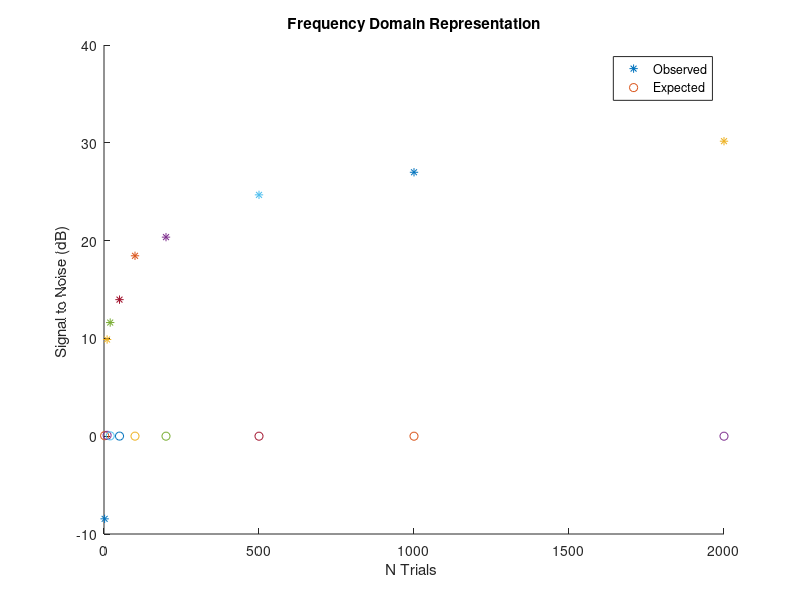

Here is the MATLAB script that generated this plot:

clear

sz=2;
NOISE_TRIALS=randn(sz); % a [sz x sz] matrix filled with noise

SZ=1:sz;                        % Create signal with sinus 
SZ=SZ/(sz/2);                   % Divide the array SZ by sz/2
S=sin(2*pi*SZ);

for i=1:sz;                     % create a noisy signal 
    NOISE_TRIALS(i,:) = NOISE_TRIALS(i,:) + S;
end;

average=sum(NOISE_TRIALS)/sz;   % create the average
odd_average=sum(NOISE_TRIALS(1:2:sz,:))/(sz/2);
even_average=sum(NOISE_TRIALS(2:2:sz,:))/(sz/2);
noise_estimate=(odd_average-even_average)/2;
rms_signal = sqrt(var(average) + mean(average)^2);
rms_noise = sqrt(var(noise_estimate) + mean(noise_estimate)^2);
snr = 20*log10(rms_signal/rms_noise)
expected_var = (var(average) + var(noise_estimate))/sz;

figure;hold;

plot(sz,snr, '*');
plot(sz,expected_var,  'o');

sz=10;
NOISE_TRIALS=randn(sz); % a [sz x sz] matrix filled with noise

SZ=1:sz;                        % Create signal with sinus 
SZ=SZ/(sz/2);                   % Divide the array SZ by sz/2
S=sin(2*pi*SZ);

for i=1:sz;                     % create a noisy signal 
    NOISE_TRIALS(i,:) = NOISE_TRIALS(i,:) + S;
end;

average=sum(NOISE_TRIALS)/sz;   % create the average
odd_average=sum(NOISE_TRIALS(1:2:sz,:))/(sz/2);
even_average=sum(NOISE_TRIALS(2:2:sz,:))/(sz/2);
noise_estimate=(odd_average-even_average)/2;
rms_signal = sqrt(var(average) + mean(average)^2);
rms_noise = sqrt(var(noise_estimate) + mean(noise_estimate)^2);
snr = 20*log10(rms_signal/rms_noise)
expected_var = (var(average) + var(noise_estimate))/sz;

plot(sz,snr, '*');
plot(sz,expected_var,  'o');

sz=20;
NOISE_TRIALS=randn(sz); % a [sz x sz] matrix filled with noise

SZ=1:sz;                        % Create signal with sinus 
SZ=SZ/(sz/2);                   % Divide the array SZ by sz/2
S=sin(2*pi*SZ);

for i=1:sz;                     % create a noisy signal 
    NOISE_TRIALS(i,:) = NOISE_TRIALS(i,:) + S;
end;

average=sum(NOISE_TRIALS)/sz;   % create the average
odd_average=sum(NOISE_TRIALS(1:2:sz,:))/(sz/2);
even_average=sum(NOISE_TRIALS(2:2:sz,:))/(sz/2);
noise_estimate=(odd_average-even_average)/2;
rms_signal = sqrt(var(average) + mean(average)^2);
rms_noise = sqrt(var(noise_estimate) + mean(noise_estimate)^2);
snr = 20*log10(rms_signal/rms_noise)
expected_var = (var(average) + var(noise_estimate))/sz;

plot(sz,snr, '*');
plot(sz,expected_var,  'o');

sz=50;
NOISE_TRIALS=randn(sz); % a [sz x sz] matrix filled with noise

SZ=1:sz;                        % Create signal with sinus 
SZ=SZ/(sz/2);                   % Divide the array SZ by sz/2
S=sin(2*pi*SZ);

for i=1:sz;                     % create a noisy signal 
    NOISE_TRIALS(i,:) = NOISE_TRIALS(i,:) + S;
end;

average=sum(NOISE_TRIALS)/sz;   % create the average
odd_average=sum(NOISE_TRIALS(1:2:sz,:))/(sz/2);
even_average=sum(NOISE_TRIALS(2:2:sz,:))/(sz/2);
noise_estimate=(odd_average-even_average)/2;
rms_signal = sqrt(var(average) + mean(average)^2);
rms_noise = sqrt(var(noise_estimate) + mean(noise_estimate)^2);
snr = 20*log10(rms_signal/rms_noise)
expected_var = (var(average) + var(noise_estimate))/sz;

plot(sz,snr, '*');
plot(sz,expected_var,  'o');

sz=100;
NOISE_TRIALS=randn(sz); % a [sz x sz] matrix filled with noise

SZ=1:sz;                        % Create signal with sinus 
SZ=SZ/(sz/2);                   % Divide the array SZ by sz/2
S=sin(2*pi*SZ);

for i=1:sz;                     % create a noisy signal 
    NOISE_TRIALS(i,:) = NOISE_TRIALS(i,:) + S;
end;

average=sum(NOISE_TRIALS)/sz;   % create the average
odd_average=sum(NOISE_TRIALS(1:2:sz,:))/(sz/2);
even_average=sum(NOISE_TRIALS(2:2:sz,:))/(sz/2);
noise_estimate=(odd_average-even_average)/2;
rms_signal = sqrt(var(average) + mean(average)^2);
rms_noise = sqrt(var(noise_estimate) + mean(noise_estimate)^2);
snr = 20*log10(rms_signal/rms_noise)
expected_var = (var(average) + var(noise_estimate))/sz;

plot(sz,snr, '*');
plot(sz,expected_var,  'o');


sz=200;
NOISE_TRIALS=randn(sz); % a [sz x sz] matrix filled with noise

SZ=1:sz;                        % Create signal with sinus 
SZ=SZ/(sz/2);                   % Divide the array SZ by sz/2
S=sin(2*pi*SZ);

for i=1:sz;                     % create a noisy signal 
    NOISE_TRIALS(i,:) = NOISE_TRIALS(i,:) + S;
end;

average=sum(NOISE_TRIALS)/sz;   % create the average
odd_average=sum(NOISE_TRIALS(1:2:sz,:))/(sz/2);
even_average=sum(NOISE_TRIALS(2:2:sz,:))/(sz/2);
noise_estimate=(odd_average-even_average)/2;
rms_signal = sqrt(var(average) + mean(average)^2);
rms_noise = sqrt(var(noise_estimate) + mean(noise_estimate)^2);
snr = 20*log10(rms_signal/rms_noise)
expected_var = (var(average) + var(noise_estimate))/sz;

plot(sz,snr, '*');
plot(sz,expected_var,  'o');


sz=500;
NOISE_TRIALS=randn(sz); % a [sz x sz] matrix filled with noise

SZ=1:sz;                        % Create signal with sinus 
SZ=SZ/(sz/2);                   % Divide the array SZ by sz/2
S=sin(2*pi*SZ);

for i=1:sz;                     % create a noisy signal 
    NOISE_TRIALS(i,:) = NOISE_TRIALS(i,:) + S;
end;

average=sum(NOISE_TRIALS)/sz;   % create the average
odd_average=sum(NOISE_TRIALS(1:2:sz,:))/(sz/2);
even_average=sum(NOISE_TRIALS(2:2:sz,:))/(sz/2);
noise_estimate=(odd_average-even_average)/2;
rms_signal = sqrt(var(average) + mean(average)^2);
rms_noise = sqrt(var(noise_estimate) + mean(noise_estimate)^2);
snr = 20*log10(rms_signal/rms_noise)
expected_var = (var(average) + var(noise_estimate))/sz;

plot(sz,snr, '*');
plot(sz,expected_var,  'o');

sz=1000;
NOISE_TRIALS=randn(sz); % a [sz x sz] matrix filled with noise

SZ=1:sz;                        % Create signal with sinus 
SZ=SZ/(sz/2);                   % Divide the array SZ by sz/2
S=sin(2*pi*SZ);

for i=1:sz;                     % create a noisy signal 
    NOISE_TRIALS(i,:) = NOISE_TRIALS(i,:) + S;
end;

average=sum(NOISE_TRIALS)/sz;   % create the average
odd_average=sum(NOISE_TRIALS(1:2:sz,:))/(sz/2);
even_average=sum(NOISE_TRIALS(2:2:sz,:))/(sz/2);
noise_estimate=(odd_average-even_average)/2;
rms_signal = sqrt(var(average) + mean(average)^2);
rms_noise = sqrt(var(noise_estimate) + mean(noise_estimate)^2);
snr = 20*log10(rms_signal/rms_noise)
expected_var = (var(average) + var(noise_estimate))/sz;

plot(sz,snr, '*');
plot(sz,expected_var,  'o');


sz=2000;
NOISE_TRIALS=randn(sz); % a [sz x sz] matrix filled with noise

SZ=1:sz;                        % Create signal with sinus 
SZ=SZ/(sz/2);                   % Divide the array SZ by sz/2
S=sin(2*pi*SZ);

for i=1:sz;                     % create a noisy signal 
    NOISE_TRIALS(i,:) = NOISE_TRIALS(i,:) + S;
end;

average=sum(NOISE_TRIALS)/sz;   % create the average
odd_average=sum(NOISE_TRIALS(1:2:sz,:))/(sz/2);
even_average=sum(NOISE_TRIALS(2:2:sz,:))/(sz/2);
noise_estimate=(odd_average-even_average)/2;
rms_signal = sqrt(var(average) + mean(average)^2);
rms_noise = sqrt(var(noise_estimate) + mean(noise_estimate)^2);
snr = 20*log10(rms_signal/rms_noise)
expected_var = (var(average) + var(noise_estimate))/sz;

plot(sz,snr, '*');
plot(sz,expected_var,  'o');

title('Frequency Domain Representation');
ylabel('Signal to Noise (dB) ');
xlabel('N Trials ');
legend('Observed','Expected');
